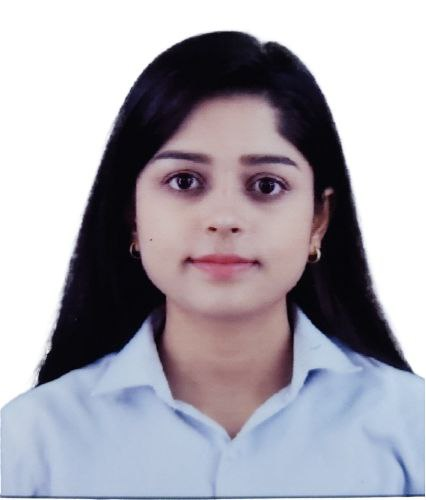
#> input picture rifa_fatima.jpg, 426 x 500 px, given in place of the camera
$ python dualcam.py
#> lines starting #> are read from the running program, lines starting #| are printed output that depends on the picture
import cv2
import numpy as np

cam1 = cv2.VideoCapture(0)
#cam2 = cv2.VideoCapture(1)
cv2.namedWindow('cameras')       #required
cv2.createTrackbar('minimum', 'cameras', 0 , 255, lambda x: None)
cv2.createTrackbar('maximum', 'cameras', 0 , 255, lambda x: None)
bs = cv2.createBackgroundSubtractorKNN()

while True:
    st1,img1 = cam1.read()
#> img1 is the input picture: shape (500, 426, 3); mean B, G, R 173.9, 164.9, 167.7
    st2, img2 = cam1.read()
    out = np.hstack((img1,img2))
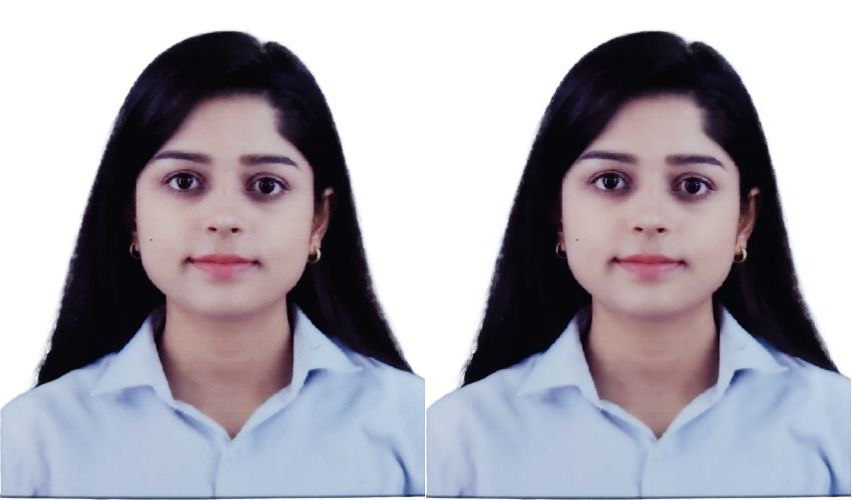
#> out: shape (500, 852, 3); mean B, G, R 173.9, 164.9, 167.7
    #edge detection
    min = cv2.getTrackbarPos('minimum', 'cameras')
    max = cv2.getTrackbarPos('maximum', 'cameras')
    outline = cv2.Canny(out,min,max,3)
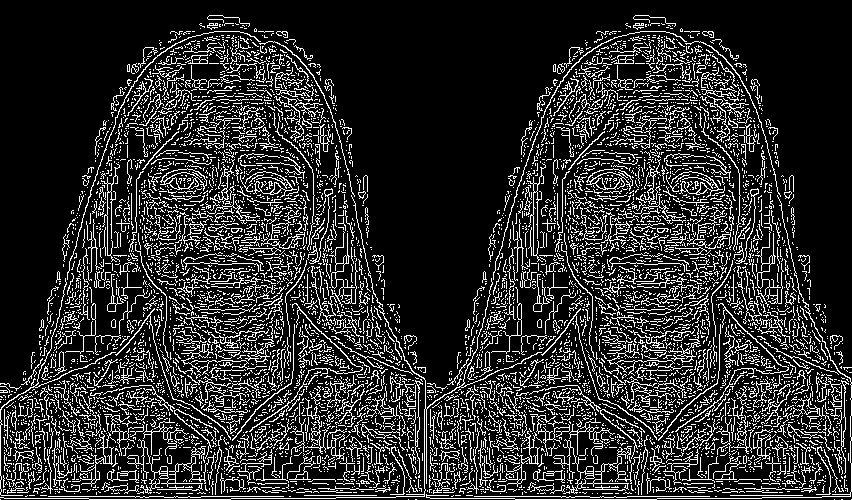
#> outline: shape (500, 852); 17.4% white in thin lines or dots
    inverted = cv2.bitwise_not(outline)
#> inverted: shape (500, 852); 82.6% white; black in thin lines or dots
    cv2.imshow("camaras", inverted)
    #background substraction
    mask = bs.apply(img2)
#> mask: shape (500, 426); every value is 255
    fg = cv2.bitwise_and(img2,img2,mask=mask)
    cv2.imshow("mask", mask)
    cv2.imshow("fg", fg)
    key = cv2.waitKey(1)
#> (key q is pressed here)
    if key == ord('q'):
        break

cam1.release()
#cam2.release()
cv2.destroyAllWindows()
